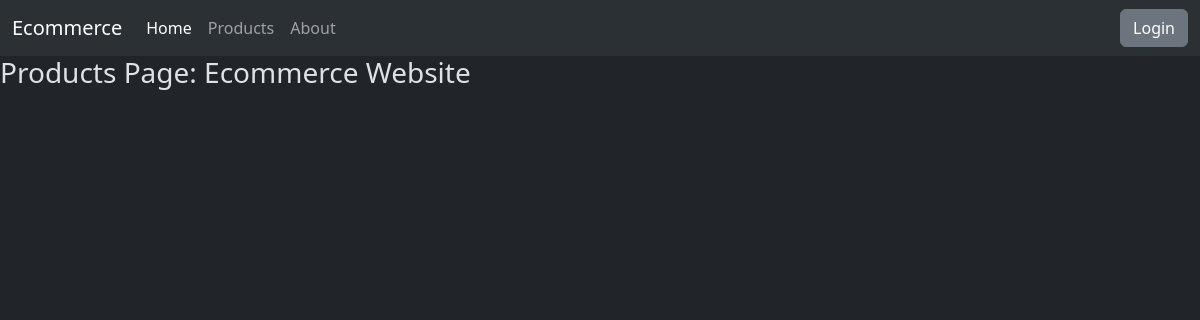
Before: /products/ with the older database file.
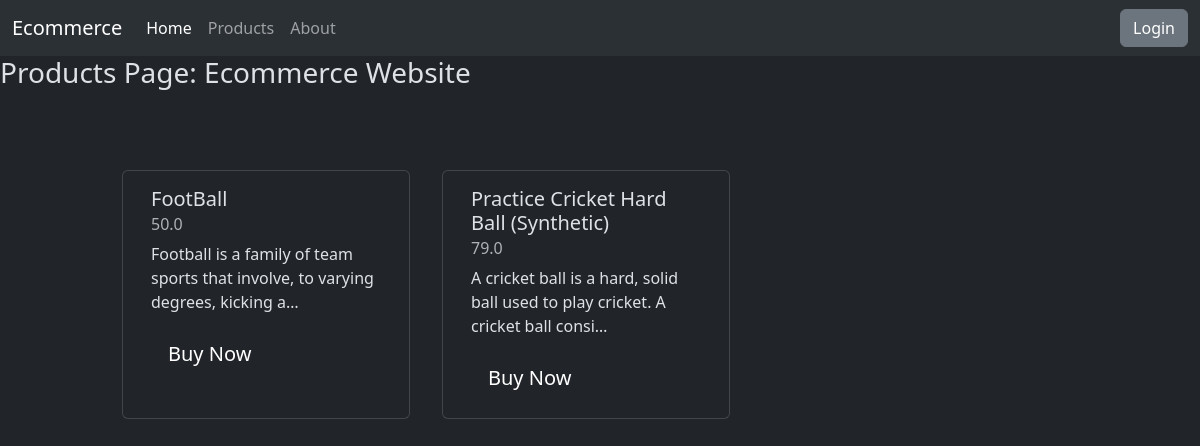
After: the same page with the newer database file.
### products/models.py (models this page shows, shortened)
class ProductsModel(models.Model):
    ProductName = models.CharField(max_length=150)
    ProductDescription = models.TextField()
    ProductPrice = models.FloatField()
    StockCount = models.IntegerField(10)
    onSale = models.BooleanField(default=False)

### ecommerce/views.py (the view)
# urls.py: path('products/', views.Products.as_view()),
class Products(View):
    def get(self, request, format=None):
        data = ProductsModel.objects.all()
        return render(request,'products.html', {'data': data} )

### ecommerce/templates/products.html
{% extends 'base_layout.html' %}
{% block userContent %}
<h3>Products Page: Ecommerce Website</h3>
<div class="container">
    <div class="row m-3 p-5">
        {% for i in data %}
        <div class="card m-3" style="width: 18rem;">
            <div class="card-body justify-content-between">
                <h5 class="card-title">{{i.ProductName}}</h5>
                <h6 class="card-subtitle mb-2 text-muted">{{i.ProductPrice}}</h6>
                <p class="card-text">{{i.ProductDescription|truncatechars:80}}</p>
                <button type="button" class="btn btn-dark  btn-lg">Buy Now</button>
            </div>
        </div>
        {% endfor %}
    </div>
</div>
{% endblock %}

Changed rows visible on the page:
added ProductsModel: ProductName "FootBall", ProductPrice "50.0", ProductDescription "Football is a family of team sports that involve, to varying degrees, kicking a…"
added ProductsModel: ProductName "Practice Cricket Hard Ball (Synthetic)", ProductPrice "79.0", ProductDescription "A cricket ball is a hard, solid ball used to play cricket. A cricket ball consi…"
